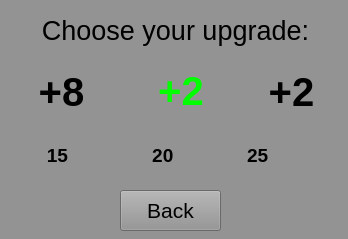
<?xml version="1.0" encoding="UTF-8"?>
<ui version="4.0">
 <class>Dialog_for_upgrade</class>
 <widget class="QDialog" name="Dialog_for_upgrade">
  <property name="geometry">
   <rect>
    <x>0</x>
    <y>0</y>
    <width>348</width>
    <height>239</height>
   </rect>
  </property>
  <property name="windowTitle">
   <string>Dialog</string>
  </property>
  <property name="styleSheet">
   <string notr="true">background-color: rgb(147, 147, 147);</string>
  </property>
  <widget class="QPushButton" name="pushButton">
   <property name="geometry">
    <rect>
     <x>30</x>
     <y>60</y>
     <width>63</width>
     <height>64</height>
    </rect>
   </property>
   <property name="palette">
    <palette>
     <active>
      <colorrole role="Button">
       <brush brushstyle="SolidPattern">
        <color alpha="255">
         <red>147</red>
         <green>147</green>
         <blue>147</blue>
        </color>
       </brush>
      </colorrole>
      <colorrole role="ButtonText">
       <brush brushstyle="SolidPattern">
        <color alpha="255">
         <red>0</red>
         <green>0</green>
         <blue>0</blue>
        </color>
       </brush>
      </colorrole>
      <colorrole role="Base">
       <brush brushstyle="SolidPattern">
        <color alpha="255">
         <red>147</red>
         <green>147</green>
         <blue>147</blue>
        </color>
       </brush>
      </colorrole>
      <colorrole role="Window">
       <brush brushstyle="SolidPattern">
        <color alpha="255">
         <red>147</red>
         <green>147</green>
         <blue>147</blue>
        </color>
       </brush>
      </colorrole>
     </active>
     <inactive>
      <colorrole role="Button">
       <brush brushstyle="SolidPattern">
        <color alpha="255">
         <red>147</red>
         <green>147</green>
         <blue>147</blue>
        </color>
       </brush>
      </colorrole>
      <colorrole role="ButtonText">
       <brush brushstyle="SolidPattern">
        <color alpha="255">
         <red>0</red>
         <green>0</green>
         <blue>0</blue>
        </color>
       </brush>
      </colorrole>
      <colorrole role="Base">
       <brush brushstyle="SolidPattern">
        <color alpha="255">
         <red>147</red>
         <green>147</green>
         <blue>147</blue>
        </color>
       </brush>
      </colorrole>
      <colorrole role="Window">
       <brush brushstyle="SolidPattern">
        <color alpha="255">
         <red>147</red>
         <green>147</green>
         <blue>147</blue>
        </color>
       </brush>
      </colorrole>
     </inactive>
     <disabled>
      <colorrole role="Button">
       <brush brushstyle="SolidPattern">
        <color alpha="255">
         <red>147</red>
         <green>147</green>
         <blue>147</blue>
        </color>
       </brush>
      </colorrole>
      <colorrole role="ButtonText">
       <brush brushstyle="SolidPattern">
        <color alpha="255">
         <red>120</red>
         <green>120</green>
         <blue>120</blue>
        </color>
       </brush>
      </colorrole>
      <colorrole role="Base">
       <brush brushstyle="SolidPattern">
        <color alpha="255">
         <red>147</red>
         <green>147</green>
         <blue>147</blue>
        </color>
       </brush>
      </colorrole>
      <colorrole role="Window">
       <brush brushstyle="SolidPattern">
        <color alpha="255">
         <red>147</red>
         <green>147</green>
         <blue>147</blue>
        </color>
       </brush>
      </colorrole>
     </disabled>
    </palette>
   </property>
   <property name="font">
    <font>
     <pointsize>30</pointsize>
     <weight>75</weight>
     <bold>true</bold>
    </font>
   </property>
   <property name="toolTip">
    <string>Health</string>
   </property>
   <property name="styleSheet">
    <string notr="true">background-image: url(:/background/recovery.png);
border-radius: 0px</string>
   </property>
   <property name="text">
    <string>+8</string>
   </property>
  </widget>
  <widget class="QPushButton" name="pushButton_2">
   <property name="geometry">
    <rect>
     <x>150</x>
     <y>60</y>
     <width>62</width>
     <height>62</height>
    </rect>
   </property>
   <property name="palette">
    <palette>
     <active>
      <colorrole role="Button">
       <brush brushstyle="SolidPattern">
        <color alpha="255">
         <red>147</red>
         <green>147</green>
         <blue>147</blue>
        </color>
       </brush>
      </colorrole>
      <colorrole role="ButtonText">
       <brush brushstyle="SolidPattern">
        <color alpha="255">
         <red>0</red>
         <green>255</green>
         <blue>0</blue>
        </color>
       </brush>
      </colorrole>
      <colorrole role="Base">
       <brush brushstyle="SolidPattern">
        <color alpha="255">
         <red>147</red>
         <green>147</green>
         <blue>147</blue>
        </color>
       </brush>
      </colorrole>
      <colorrole role="Window">
       <brush brushstyle="SolidPattern">
        <color alpha="255">
         <red>147</red>
         <green>147</green>
         <blue>147</blue>
        </color>
       </brush>
      </colorrole>
     </active>
     <inactive>
      <colorrole role="Button">
       <brush brushstyle="SolidPattern">
        <color alpha="255">
         <red>147</red>
         <green>147</green>
         <blue>147</blue>
        </color>
       </brush>
      </colorrole>
      <colorrole role="ButtonText">
       <brush brushstyle="SolidPattern">
        <color alpha="255">
         <red>0</red>
         <green>255</green>
         <blue>0</blue>
        </color>
       </brush>
      </colorrole>
      <colorrole role="Base">
       <brush brushstyle="SolidPattern">
        <color alpha="255">
         <red>147</red>
         <green>147</green>
         <blue>147</blue>
        </color>
       </brush>
      </colorrole>
      <colorrole role="Window">
       <brush brushstyle="SolidPattern">
        <color alpha="255">
         <red>147</red>
         <green>147</green>
         <blue>147</blue>
        </color>
       </brush>
      </colorrole>
     </inactive>
     <disabled>
      <colorrole role="Button">
       <brush brushstyle="SolidPattern">
        <color alpha="255">
         <red>147</red>
         <green>147</green>
         <blue>147</blue>
        </color>
       </brush>
      </colorrole>
      <colorrole role="ButtonText">
       <brush brushstyle="SolidPattern">
        <color alpha="255">
         <red>120</red>
         <green>120</green>
         <blue>120</blue>
        </color>
       </brush>
      </colorrole>
      <colorrole role="Base">
       <brush brushstyle="SolidPattern">
        <color alpha="255">
         <red>147</red>
         <green>147</green>
         <blue>147</blue>
        </color>
       </brush>
      </colorrole>
      <colorrole role="Window">
       <brush brushstyle="SolidPattern">
        <color alpha="255">
         <red>147</red>
         <green>147</green>
         <blue>147</blue>
        </color>
       </brush>
      </colorrole>
     </disabled>
    </palette>
   </property>
   <property name="font">
    <font>
     <pointsize>30</pointsize>
     <weight>75</weight>
     <italic>false</italic>
     <bold>true</bold>
    </font>
   </property>
   <property name="toolTip">
    <string>Power</string>
   </property>
   <property name="styleSheet">
    <string notr="true">background-image: url(:/background/powerfist.png);
border-radius: 0px</string>
   </property>
   <property name="text">
    <string>+2</string>
   </property>
  </widget>
  <widget class="QLabel" name="label">
   <property name="geometry">
    <rect>
     <x>0</x>
     <y>10</y>
     <width>351</width>
     <height>41</height>
    </rect>
   </property>
   <property name="font">
    <font>
     <pointsize>20</pointsize>
    </font>
   </property>
   <property name="text">
    <string>Choose your upgrade:</string>
   </property>
   <property name="alignment">
    <set>Qt::AlignCenter</set>
   </property>
  </widget>
  <widget class="QPushButton" name="pushButton_3">
   <property name="geometry">
    <rect>
     <x>260</x>
     <y>60</y>
     <width>63</width>
     <height>64</height>
    </rect>
   </property>
   <property name="palette">
    <palette>
     <active>
      <colorrole role="WindowText">
       <brush brushstyle="SolidPattern">
        <color alpha="255">
         <red>0</red>
         <green>255</green>
         <blue>0</blue>
        </color>
       </brush>
      </colorrole>
      <colorrole role="Button">
       <brush brushstyle="SolidPattern">
        <color alpha="255">
         <red>147</red>
         <green>147</green>
         <blue>147</blue>
        </color>
       </brush>
      </colorrole>
      <colorrole role="ButtonText">
       <brush brushstyle="SolidPattern">
        <color alpha="255">
         <red>0</red>
         <green>0</green>
         <blue>0</blue>
        </color>
       </brush>
      </colorrole>
      <colorrole role="Base">
       <brush brushstyle="SolidPattern">
        <color alpha="255">
         <red>147</red>
         <green>147</green>
         <blue>147</blue>
        </color>
       </brush>
      </colorrole>
      <colorrole role="Window">
       <brush brushstyle="SolidPattern">
        <color alpha="255">
         <red>147</red>
         <green>147</green>
         <blue>147</blue>
        </color>
       </brush>
      </colorrole>
     </active>
     <inactive>
      <colorrole role="WindowText">
       <brush brushstyle="SolidPattern">
        <color alpha="255">
         <red>0</red>
         <green>255</green>
         <blue>0</blue>
        </color>
       </brush>
      </colorrole>
      <colorrole role="Button">
       <brush brushstyle="SolidPattern">
        <color alpha="255">
         <red>147</red>
         <green>147</green>
         <blue>147</blue>
        </color>
       </brush>
      </colorrole>
      <colorrole role="ButtonText">
       <brush brushstyle="SolidPattern">
        <color alpha="255">
         <red>0</red>
         <green>0</green>
         <blue>0</blue>
        </color>
       </brush>
      </colorrole>
      <colorrole role="Base">
       <brush brushstyle="SolidPattern">
        <color alpha="255">
         <red>147</red>
         <green>147</green>
         <blue>147</blue>
        </color>
       </brush>
      </colorrole>
      <colorrole role="Window">
       <brush brushstyle="SolidPattern">
        <color alpha="255">
         <red>147</red>
         <green>147</green>
         <blue>147</blue>
        </color>
       </brush>
      </colorrole>
     </inactive>
     <disabled>
      <colorrole role="WindowText">
       <brush brushstyle="SolidPattern">
        <color alpha="255">
         <red>120</red>
         <green>120</green>
         <blue>120</blue>
        </color>
       </brush>
      </colorrole>
      <colorrole role="Button">
       <brush brushstyle="SolidPattern">
        <color alpha="255">
         <red>147</red>
         <green>147</green>
         <blue>147</blue>
        </color>
       </brush>
      </colorrole>
      <colorrole role="ButtonText">
       <brush brushstyle="SolidPattern">
        <color alpha="255">
         <red>120</red>
         <green>120</green>
         <blue>120</blue>
        </color>
       </brush>
      </colorrole>
      <colorrole role="Base">
       <brush brushstyle="SolidPattern">
        <color alpha="255">
         <red>147</red>
         <green>147</green>
         <blue>147</blue>
        </color>
       </brush>
      </colorrole>
      <colorrole role="Window">
       <brush brushstyle="SolidPattern">
        <color alpha="255">
         <red>147</red>
         <green>147</green>
         <blue>147</blue>
        </color>
       </brush>
      </colorrole>
     </disabled>
    </palette>
   </property>
   <property name="font">
    <font>
     <pointsize>30</pointsize>
     <weight>75</weight>
     <bold>true</bold>
    </font>
   </property>
   <property name="toolTip">
    <string>Recovery</string>
   </property>
   <property name="styleSheet">
    <string notr="true">background-image: url(:/background/recovery.png);
border-radius: 0px</string>
   </property>
   <property name="text">
    <string>+2</string>
   </property>
  </widget>
  <widget class="QPushButton" name="pushButton_4">
   <property name="geometry">
    <rect>
     <x>120</x>
     <y>190</y>
     <width>101</width>
     <height>41</height>
    </rect>
   </property>
   <property name="font">
    <font>
     <pointsize>16</pointsize>
    </font>
   </property>
   <property name="styleSheet">
    <string notr="true"/>
   </property>
   <property name="text">
    <string>Back</string>
   </property>
  </widget>
  <widget class="QLabel" name="label_2">
   <property name="geometry">
    <rect>
     <x>10</x>
     <y>140</y>
     <width>381</width>
     <height>31</height>
    </rect>
   </property>
   <property name="font">
    <font>
     <pointsize>14</pointsize>
     <weight>75</weight>
     <bold>true</bold>
    </font>
   </property>
   <property name="text">
    <string>       15                20              25</string>
   </property>
  </widget>
 </widget>
 <resources/>
 <connections/>
</ui>
